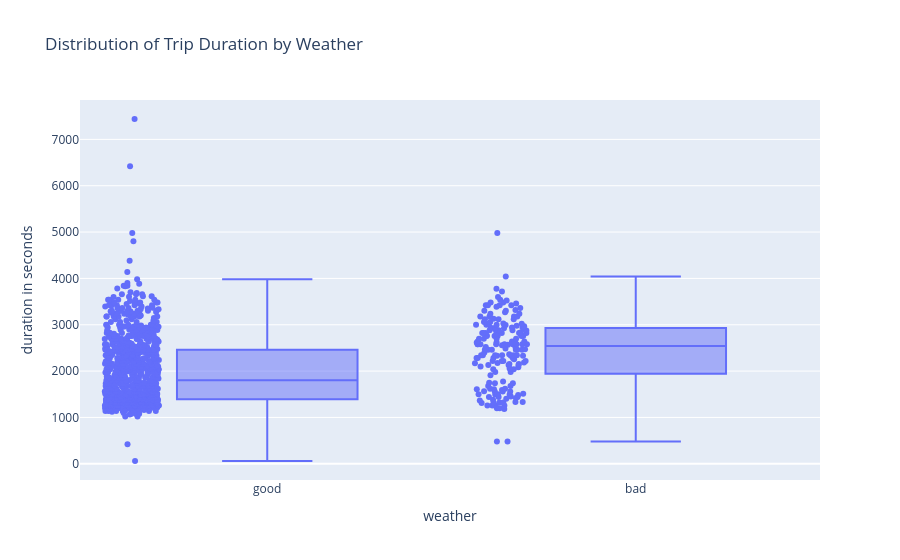

Notebook source saved alongside this figure:
### Markdown cell above
weather_df is already filtered for trips on Saturday.

### Code cell
fig = px.box(weather_df,
            x='weather_conditions',
            y='duration_seconds',
            points='all',
            title='Distribution of Trip Duration by Weather',
            labels={'duration_seconds': 'duration in seconds',
                    'weather_conditions': 'weather'}
            
)

fig.show()

### Figure 1 — Plotly figure (JSON) as saved in the notebook; plotly's stock layout.template omitted (floating-point values rounded to 4 significant figures; data arrays with more than 128 entries replaced by an {"elided": "..."} marker saying what was removed)
{"data": [{"alignmentgroup": "True", "boxpoints": "all", "hovertemplate": "weather=%{x}<br>duration in seconds=%{y}<extra></extra>", "legendgroup": "", "marker": {"color": "#636efa"}, "name": "", "notched": false, "offsetgroup": "", "orientation": "v", "showlegend": false, "type": "box", "x": {"elided": "1062 str values"}, "x0": " ", "xaxis": "x", "y": {"elided": "1062 float values"}, "y0": " ", "yaxis": "y"}], "layout": {"boxmode": "group", "legend": {"tracegroupgap": 0}, "title": {"text": "Distribution of Trip Duration by Weather"}, "xaxis": {"anchor": "y", "domain": [0, 1], "title": {"text": "weather"}}, "yaxis": {"anchor": "x", "domain": [0, 1], "title": {"text": "duration in seconds"}}}}
